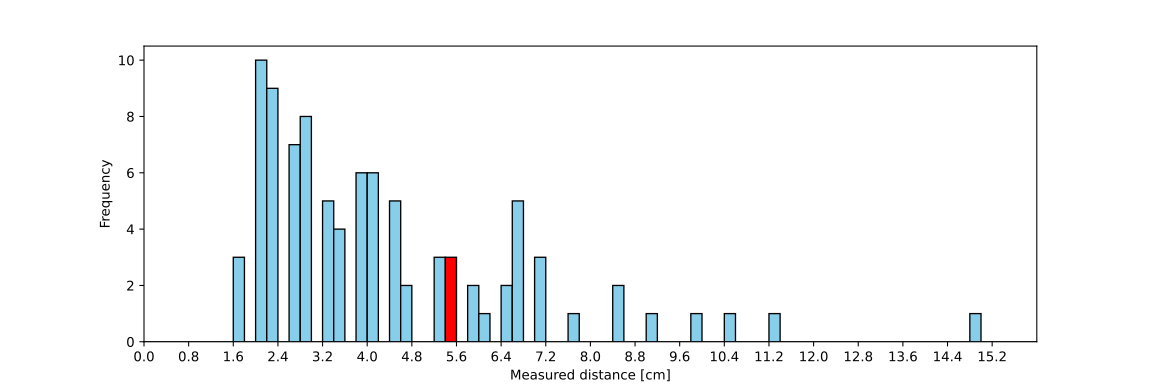

Recreate this plot in Python.
import os
import csv
import matplotlib.pyplot as plt
import numpy as np

def plot_sensors(csv_file):
    with open(csv_file, 'r') as file:
        csv_reader = csv.reader(file)
        header = next(csv_reader)
        data = [row for row in csv_reader]
    
    measurements = [row[0] for row in data]
    cleaned = [float(value) for value in measurements if value != "fail"]

    bins = np.arange(0, 16 + 0.2, 0.2)
    fig, ax = plt.subplots(figsize=(12, 4))
    counts, edges, patches = ax.hist(cleaned, bins=bins, color='skyblue', edgecolor='black')
    ax.set_xlim(0, 16)

    highlight_range = (5.4, 5.8)
    for i in range(len(edges) - 1):
        bin_start = round(edges[i], 2)
        bin_end = round(edges[i + 1], 2)

        if bin_start < highlight_range[1] and bin_end > highlight_range[0]:
            patches[i].set_facecolor('red')

    ax.set_xlabel(header[0])
    ax.set_ylabel('Frequency')
    ax.set_xticks(np.arange(0, 16, 0.8))

    plot_filename = os.path.splitext(os.path.basename(csv_file))[0] + '.svg'
    plt.savefig(plot_filename, format='svg')

    plt.close()

current_directory = os.getcwd()
csv_files = [file for file in os.listdir(current_directory) if file == 'ultrasound.csv']

for csv_file in csv_files:
    plot_sensors(csv_file)
